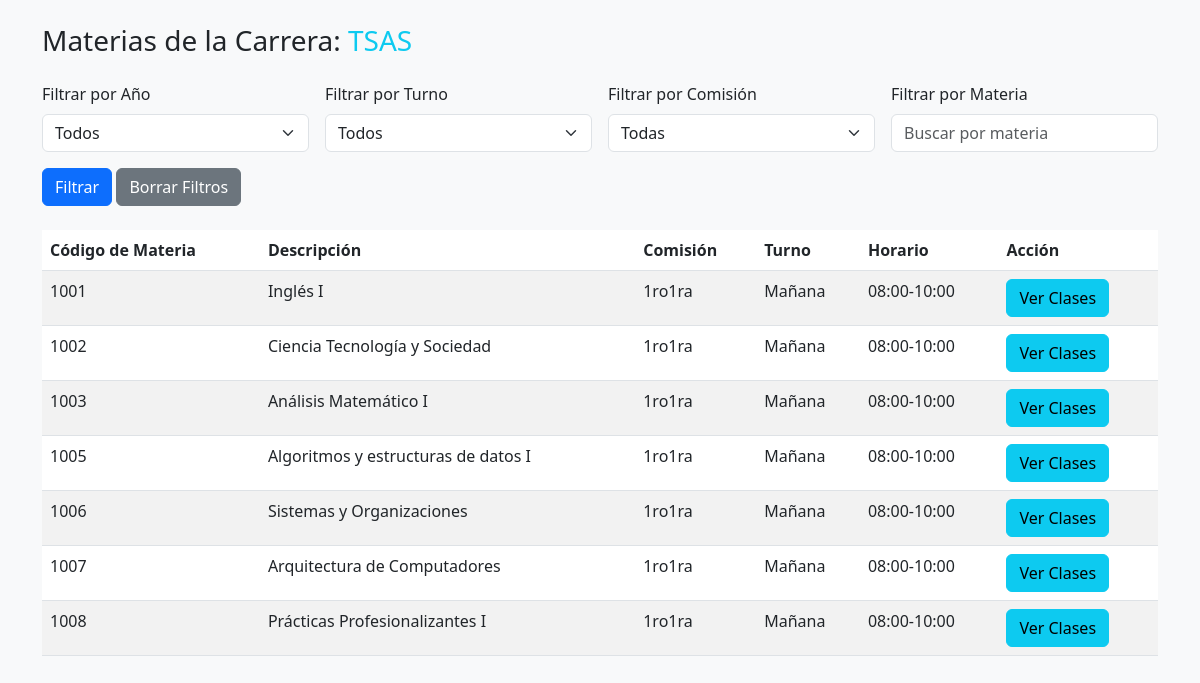
The page /vistas/materias.php?año=1ro1ra on the database its author committed.
### tables this page shows
CREATE TABLE `clases` (
  `ID_CLASE` int(11) NOT NULL,
  `CODIGO_USUARIO` int(11) NOT NULL,
  `CODIGO_MATERIA` int(11) NOT NULL,
  `FECHA` date NOT NULL,
  `HORA` varchar(13) NOT NULL,
  `TEMAS` varchar(50) DEFAULT NULL,
  `NOVEDADES` varchar(50) DEFAULT NULL,
  `COMISION` varchar(20) NOT NULL,
  `AULA` varchar(20) NOT NULL,
  `ARCHIVOS` varchar(400) DEFAULT NULL
);

CREATE TABLE `materias` (
  `CODIGO_MATERIA` int(11) NOT NULL,
  `NOMBRE_MATERIA` varchar(100) NOT NULL,
  `ID_CARRERA` int(11) NOT NULL
);

### api/filtrar_materias.php (called while the page is built, shortened)
<?php
include '../conexion/db_connection.php';
$año = $_GET['año'] ?? '';
$turno = $_GET['turno'] ?? '';
$comision = $_GET['comision'] ?? '';
$materia = $_GET['materia'] ?? '';
$sql_carrera = "SELECT DISTINCT ca.TITULO_ABREVIADO
                FROM materias m
                JOIN carreras ca ON m.ID_CARRERA = ca.ID_CARRERA
                JOIN clases c ON m.CODIGO_MATERIA = c.CODIGO_MATERIA
                WHERE 1=1";
if ($año != '') {
    $sql_carrera .= " AND c.COMISION LIKE '$año%'";
}
$result_carrera = $conn->query($sql_carrera);
$carrera = $result_carrera->fetch_assoc()['TITULO_ABREVIADO'] ?? 'Carrera Desconocida';
$sql = "SELECT m.CODIGO_MATERIA, m.NOMBRE_MATERIA, c.COMISION, c.HORA
        FROM materias m
        JOIN clases c ON m.CODIGO_MATERIA = c.CODIGO_MATERIA
        WHERE 1=1";
if ($año != '') {
    $sql .= " AND c.COMISION LIKE '$año%'";
}
$result = $conn->query($sql);
$materias = [];
if ($result->num_rows > 0) {
    while ($row = $result->fetch_assoc()) {
        $hora = $row['HORA'];
        $turno_materia = '';
        if ($hora == '08:00-10:00' || $hora == '10:10-12:10' || $hora == '08:00-12:10') {
            $turno_materia = 'Mañana';
        } else if ($hora == '18:00-20:00' || $hora == '20:10-22:10' || $hora == '18:00-22:10') {
            $turno_materia = 'Noche';
        }
        $row['TURNO'] = $turno_materia;
        $materias[] = $row;
    }
}
return ['carrera' => $carrera, 'materias' => $materias];
?>

### vistas/materias.php (the view, shortened to what this page needs)
<?php
$data = include '../api/filtrar_materias.php';
$carrera = $data['carrera'];
$materias = $data['materias'];
$año_seleccionado = $_GET['año'] ?? '';
$turno_seleccionado = $_GET['turno'] ?? '';
$comision_seleccionada = $_GET['comision'] ?? '';
$materia_seleccionada = $_GET['materia'] ?? '';
?>
<!DOCTYPE html>
<html lang="es">
<head>
    <link href="https://cdn.jsdelivr.net/npm/bootstrap@5.3.0-alpha1/dist/css/bootstrap.min.css" rel="stylesheet">
    <link rel="stylesheet" href="../css/estilos.css">
</head>
<body>
    <div class="container">
        <h3 class="my-4">Materias de la Carrera: <span class="text-info"><?php echo $carrera; ?></span></h3>
        <form action="materias.php" method="GET" class="row g-3">
            <div class="col-md-3">
                <label for="año" class="form-label">Filtrar por Año</label>
                <select id="año" name="año" class="form-select">
                    <option value="" <?php echo ($año_seleccionado == '') ? 'selected' : ''; ?>>Todos</option>
                </select>
            </div>
            <div class="col-md-3">
                <label for="turno" class="form-label">Filtrar por Turno</label>
                <select id="turno" name="turno" class="form-select">
                    <option value="" <?php echo ($turno_seleccionado == '') ? 'selected' : ''; ?>>Todos</option>
                </select>
            </div>
            <div class="col-md-3">
                <label for="comision" class="form-label">Filtrar por Comisión</label>
                <select id="comision" name="comision" class="form-select">
                    <option value="" <?php echo ($comision_seleccionada == '') ? 'selected' : ''; ?>>Todas</option>
                </select>
            </div>
            <div class="col-md-3">
                <label for="materia" class="form-label">Filtrar por Materia</label>
                <input type="text" id="materia" name="materia" class="form-control" placeholder="Buscar por materia" value="<?php echo htmlspecialchars($materia_seleccionada); ?>">
            </div>
            <div class="col-md-12">
                <button type="submit" class="btn btn-primary">Filtrar</button>
                <a href="materias.php" class="btn btn-secondary">Borrar Filtros</a>
            </div>
        </form>
        <table class="table table-striped mt-4">
            <thead>
                <tr>
                    <th>Código de Materia</th>
                    <th>Descripción</th>
                    <th>Comisión</th>
                    <th>Turno</th>
                    <th>Horario</th>
                    <th>Acción</th>
                </tr>
            </thead>
            <tbody>
                <?php
                foreach ($materias as $materia) {
                    echo "<tr>
                        <td>{$materia['CODIGO_MATERIA']}</td>
                        <td>{$materia['NOMBRE_MATERIA']}</td>
                        <td>{$materia['COMISION']}</td>
                        <td>{$materia['TURNO']}</td>
                        <td>{$materia['HORA']}</td>
                        <td><a href='ver_clases.php?materia={$materia['CODIGO_MATERIA']}' class='btn btn-info'>Ver Clases</a></td>
                    </tr>";
                }
                ?>
            </tbody>
        </table>
    </div>
</body>
</html>

### css/estilos.css (style rules this page uses)
body { background-color: #f8f9fa; }
.table { margin-top: 20px; }

### rows shown on the page
clases: CODIGO_MATERIA.CODIGO_MATERIA "1001", CODIGO_MATERIA.NOMBRE_MATERIA "Inglés I", COMISION "1ro1ra", TURNO "Mañana", HORA "08:00-10:00"
clases: CODIGO_MATERIA.CODIGO_MATERIA "1002", CODIGO_MATERIA.NOMBRE_MATERIA "Ciencia Tecnología y Sociedad", COMISION "1ro1ra", TURNO "Mañana", HORA "08:00-10:00"
clases: CODIGO_MATERIA.CODIGO_MATERIA "1003", CODIGO_MATERIA.NOMBRE_MATERIA "Análisis Matemático I", COMISION "1ro1ra", TURNO "Mañana", HORA "08:00-10:00"
clases: CODIGO_MATERIA.CODIGO_MATERIA "1005", CODIGO_MATERIA.NOMBRE_MATERIA "Algoritmos y estructuras de datos I", COMISION "1ro1ra", TURNO "Mañana", HORA "08:00-10:00"
clases: CODIGO_MATERIA.CODIGO_MATERIA "1006", CODIGO_MATERIA.NOMBRE_MATERIA "Sistemas y Organizaciones", COMISION "1ro1ra", TURNO "Mañana", HORA "08:00-10:00"
clases: CODIGO_MATERIA.CODIGO_MATERIA "1007", CODIGO_MATERIA.NOMBRE_MATERIA "Arquitectura de Computadores", COMISION "1ro1ra", TURNO "Mañana", HORA "08:00-10:00"
clases: CODIGO_MATERIA.CODIGO_MATERIA "1008", CODIGO_MATERIA.NOMBRE_MATERIA "Prácticas Profesionalizantes I", COMISION "1ro1ra", TURNO "Mañana", HORA "08:00-10:00"

### other values the page prints
$carrera "TSAS"
